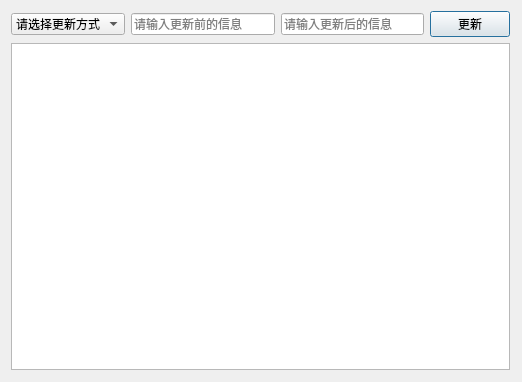
<?xml version="1.0" encoding="UTF-8"?>
<ui version="4.0">
 <class>UpdateEmployee</class>
 <widget class="QDialog" name="UpdateEmployee">
  <property name="geometry">
   <rect>
    <x>0</x>
    <y>0</y>
    <width>522</width>
    <height>382</height>
   </rect>
  </property>
  <property name="windowTitle">
   <string>更新信息</string>
  </property>
  <widget class="QWidget" name="layoutWidget">
   <property name="geometry">
    <rect>
     <x>0</x>
     <y>0</y>
     <width>521</width>
     <height>381</height>
    </rect>
   </property>
   <layout class="QVBoxLayout" name="verticalLayout">
    <item>
     <layout class="QHBoxLayout" name="horizontalLayout">
      <item>
       <widget class="QComboBox" name="choice">
        <item>
         <property name="text">
          <string>请选择更新方式</string>
         </property>
        </item>
        <item>
         <property name="text">
          <string>员工号</string>
         </property>
        </item>
        <item>
         <property name="text">
          <string>姓名</string>
         </property>
        </item>
        <item>
         <property name="text">
          <string>性别</string>
         </property>
        </item>
        <item>
         <property name="text">
          <string>民族</string>
         </property>
        </item>
        <item>
         <property name="text">
          <string>学历</string>
         </property>
        </item>
        <item>
         <property name="text">
          <string>电话号码</string>
         </property>
        </item>
        <item>
         <property name="text">
          <string>工资</string>
         </property>
        </item>
        <item>
         <property name="text">
          <string>奖金</string>
         </property>
        </item>
        <item>
         <property name="text">
          <string>部门编号</string>
         </property>
        </item>
        <item>
         <property name="text">
          <string>部门名称</string>
         </property>
        </item>
        <item>
         <property name="text">
          <string>职位</string>
         </property>
        </item>
       </widget>
      </item>
      <item>
       <widget class="QLineEdit" name="oldInformation">
        <property name="text">
         <string/>
        </property>
        <property name="placeholderText">
         <string>请输入更新前的信息</string>
        </property>
        <property name="clearButtonEnabled">
         <bool>true</bool>
        </property>
       </widget>
      </item>
      <item>
       <widget class="QLineEdit" name="updateInformation">
        <property name="placeholderText">
         <string>请输入更新后的信息</string>
        </property>
        <property name="clearButtonEnabled">
         <bool>true</bool>
        </property>
       </widget>
      </item>
      <item>
       <widget class="QPushButton" name="updateButton">
        <property name="text">
         <string>更新</string>
        </property>
       </widget>
      </item>
     </layout>
    </item>
    <item>
     <widget class="QTableView" name="tableViewInformation"/>
    </item>
   </layout>
  </widget>
 </widget>
 <layoutdefault spacing="6" margin="11"/>
 <resources/>
 <connections/>
</ui>
